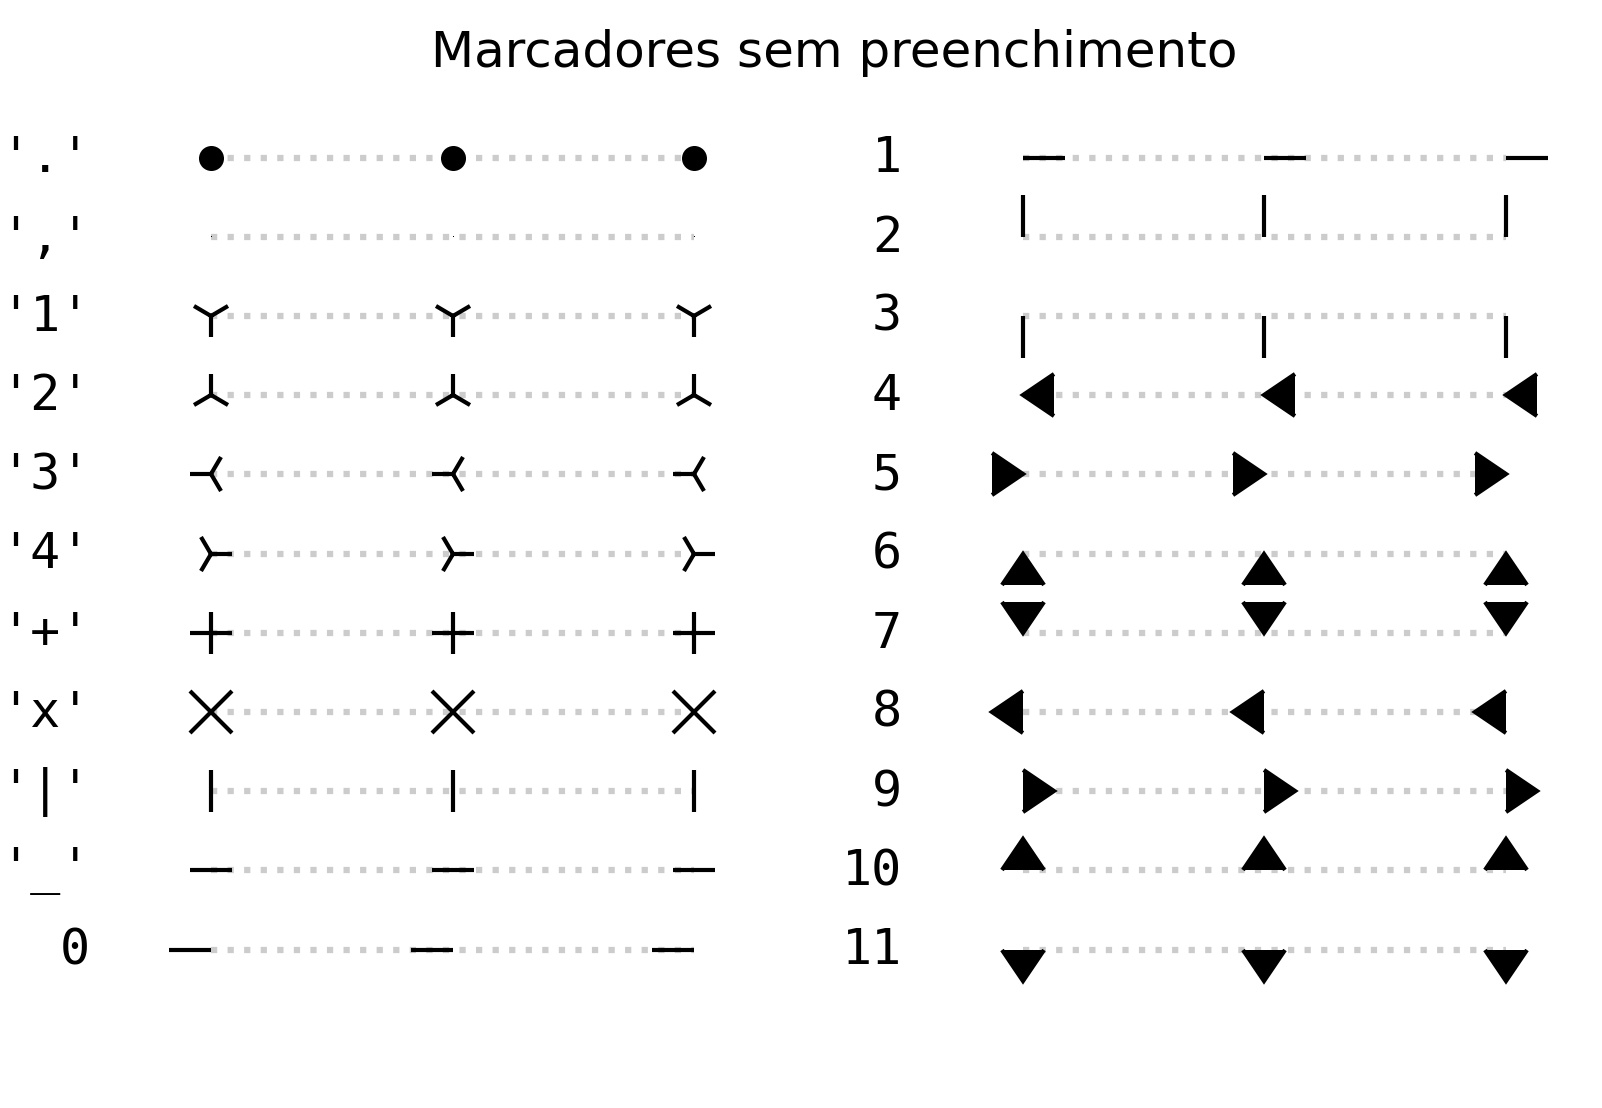

Write the Python code that produced this figure.
import matplotlib.pyplot as plt
from matplotlib.lines import Line2D


text_style = dict(horizontalalignment='right', verticalalignment='center', fontsize=12, fontfamily='monospace')
marker_style = dict(linestyle=':', color='0.8', markersize=10, markerfacecolor="black", markeredgecolor="black")

def format_axes(ax):
    ax.margins(0.2)
    ax.set_axis_off()
    ax.invert_yaxis()

def split_list(a_list):
    i_half = len(a_list) // 2
    return a_list[:i_half], a_list[i_half:]

fig, axs = plt.subplots(ncols=2)

fig.suptitle('Marcadores sem preenchimento', fontsize=12, y=0.86)

# Filter out filled markers and marker settings that do nothing.
unfilled_markers = [m for m, func in Line2D.markers.items()
                    if func != 'nothing' and m not in Line2D.filled_markers]

for ax, markers in zip(axs, split_list(unfilled_markers)):
    for y, marker in enumerate(markers):
        ax.text(-0.5, y, repr(marker), **text_style)
        ax.plot([y] * 3, marker=marker, **marker_style)
    format_axes(ax)

plt.savefig('ex02.jpg', transparent=True, dpi=300, bbox_inches='tight', pad_inches=0)